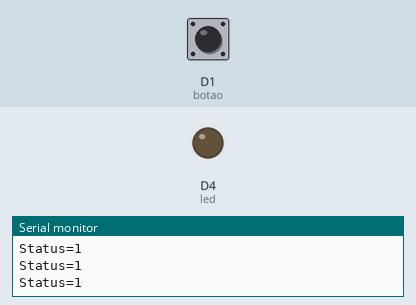
This sketch was run on a simulated ESP8266 (NodeMCU). Parts: output pins drawn as LEDs (lit = HIGH), the last lines printed to the serial monitor. The inputs (shaded band) are chosen by the test bench; at power-on: D1 (botao) HIGH.

Above: at 1.2 s.
1.3 s: D1 (botao) pulled LOW for 0.15 s
At 1.38 s:
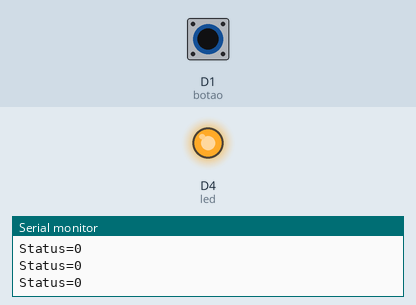
2.9 s: D1 (botao) pulled LOW for 3.2 s
At 6.5 s:
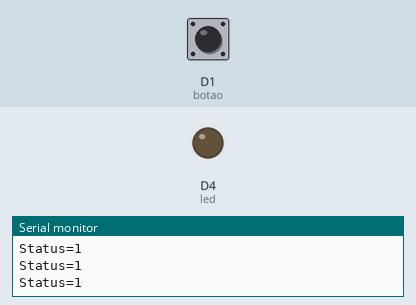
Timing chart, 0 to 8.0 s (numbered marks = the images above; inputs shaded):
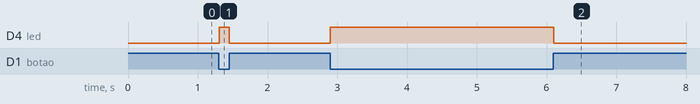

The sketch:

Curso_IOT__Chave_e_Led.ino
```cpp
//Declaração das constantes
const int led = D4;   //constante led refere-se ao pino digital 4.
const int botao = D1; //constante botão refere-se ao pino digital 1.

//Variável que conterá os estados do botão (0 LOW, 1 HIGH).
int estadoBotao = 0;

//Método setup, executado uma vez ao ligar o Arduino.
void setup() {
  Serial.begin(9600); //Ver programa rodando
  pinMode(led,OUTPUT);  //Definindo pino digital 8 como de saída.
  pinMode(botao,INPUT_PULLUP); //Definindo pino digital 2 como de entrada.
}

//Método loop, executado enquanto o Arduino estiver ligado.
void loop() {
  //Lendo o estado do pino 1, constante botao, e atribuindo
  //o resultado a variável estadoBotao.
  estadoBotao = digitalRead(botao);

  //Verificando o estado do botão para definir se acenderá ou
  //apagará o led.
  if (estadoBotao == HIGH) {
    digitalWrite(led,LOW);//Botão pressionado, acende o led.
    Serial.print("Status=");
    Serial.println(estadoBotao);

  }else{
    digitalWrite(led,HIGH);  //Botão não pressionado, apaga o led.
    Serial.print("Status=");
    Serial.println(estadoBotao);

}

}
```

Measured:
- after the input at 1.3 s, D4 (led): LOW → HIGH at once, → LOW 0.15 s later
- after the input at 2.9 s, D4 (led): LOW → HIGH at once, → LOW 3.2 s later
